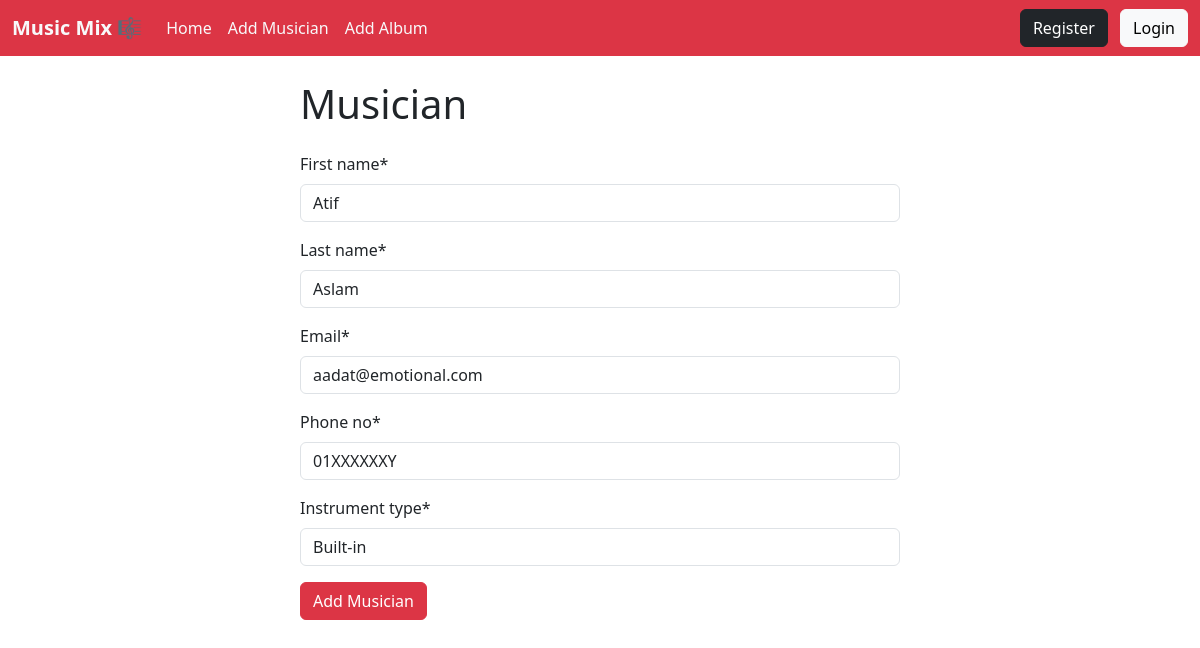
The page /musician/edit/2/ on the database its author committed.
### musician/models.py (models this page shows, shortened)
class Musician(models.Model):
    first_name = models.CharField(max_length=20)
    last_name = models.CharField(max_length=20)
    email = models.EmailField(max_length=30)
    phone_no = models.CharField(max_length=11)
    instrument_type = models.CharField(max_length=20)

### musician/views.py (the view)
# urls.py: path('edit/<int:id>/', views.EditMusicianView.as_view(), name="edit_musician"),
class EditMusicianView(UpdateView):
  model = models.Musician
  form_class = forms.MusicianForm
  template_name = 'add_musician.html'
  pk_url_kwarg = 'id'
  success_url = reverse_lazy('home')

### musician/forms.py
class MusicianForm(forms.ModelForm):
    class Meta:
        model = Musician
        fields = '__all__'

### musician/templates/add_musician.html (shortened to what this page needs)
{% extends "base.html" %}
{% load crispy_forms_tags  %}
{% block content %}
<form action="" style="width:50%; margin:auto" method="post">
    <h1 class="my-4">Musician</h1>
    {{form | crispy}}
    <button class="btn btn-danger">Add Musician</button>
</form>
{% endblock %}

### rows shown on the page
Musician: first_name "Atif", last_name "Aslam", email "aadat@emotional.com", phone_no "01XXXXXXY", instrument_type "Built-in"
